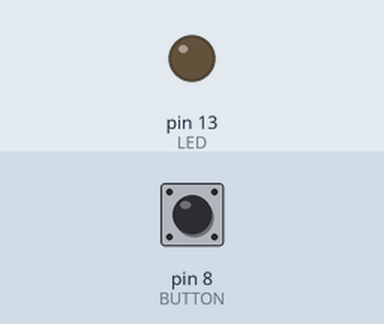
Bench run of a sketch on a simulated Arduino Uno, built with avr-gcc and run on an emulated ATmega328P. On the bench: output pins drawn as LEDs (lit = HIGH). Inputs (shaded band) come from the test bench; at power-on: pin 8 (BUTTON) LOW.

Above: at 1.2 s.
1.3 s: pin 8 (BUTTON) pulled HIGH for 0.15 s
At 1.7 s:
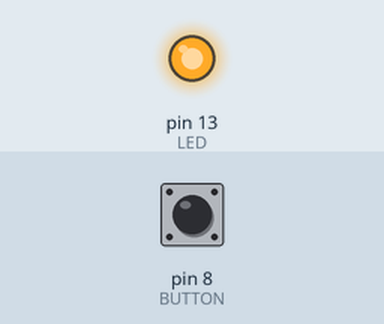
2.9 s: pin 8 (BUTTON) pulled HIGH for 1 s
At 4.1 s:
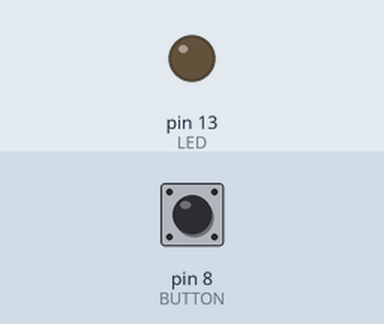
5.4 s: pin 8 (BUTTON) pulled HIGH for 3.2 s
At 6.0 s:
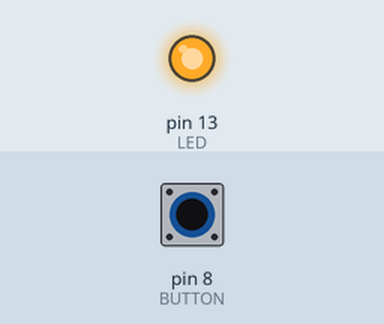
Timing chart, 0 to 8.4 s (numbered marks = the images above; inputs shaded):
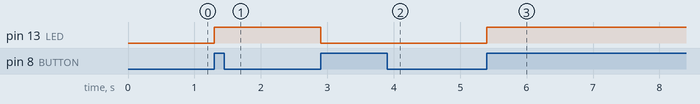

Measured:
- after the input at 1.3 s, pin 13 (LED): LOW → HIGH at once
- after the input at 2.9 s, pin 13 (LED): HIGH → LOW at once
- after the input at 5.4 s, pin 13 (LED): LOW → HIGH at once

The sketch:

button_toggle_led.ino
```cpp
//defining pin constants
const short BUTTON = 8;
const short LED    = 13;


short buttonpressed = 0;  //used to only catch one event per click (button "bouncing" is unhandled in this sketch but could be
                          //                                        handled by adding a 50ms delay to the code that reads the high)
int   onoff = 0;          //holds LED state, 0 off, 1 on

void setup() {
    //PIN setup
    pinMode(BUTTON, INPUT);
    pinMode(LED   , OUTPUT);
}

void loop() {

    //Button handling, reads the high, and if the first cycle that saw it marks the button as pressed so the next cycle won't
    //also perform the pressed action.
    if(digitalRead(BUTTON) == HIGH && buttonpressed == 0){
        //toggle state.  Fancy code here will just toggle between 0 and 1.
        onoff = 1 - onoff;

        //marks the button as read, so we won't repress next cycle
        buttonpressed = 1;
    }else if (digitalRead(BUTTON) == LOW && buttonpressed == 1){

        //marks the button as unpressed so we can read the next press.
        buttonpressed = 0;
    }

    //if state is on, make the LED bright, else turn it off (I don't think rewritting PIN state will hurt on next cycle?)
    if(onoff == 1){
        digitalWrite(LED, HIGH);
    }else{
        digitalWrite(LED, LOW);
    }
}
```
